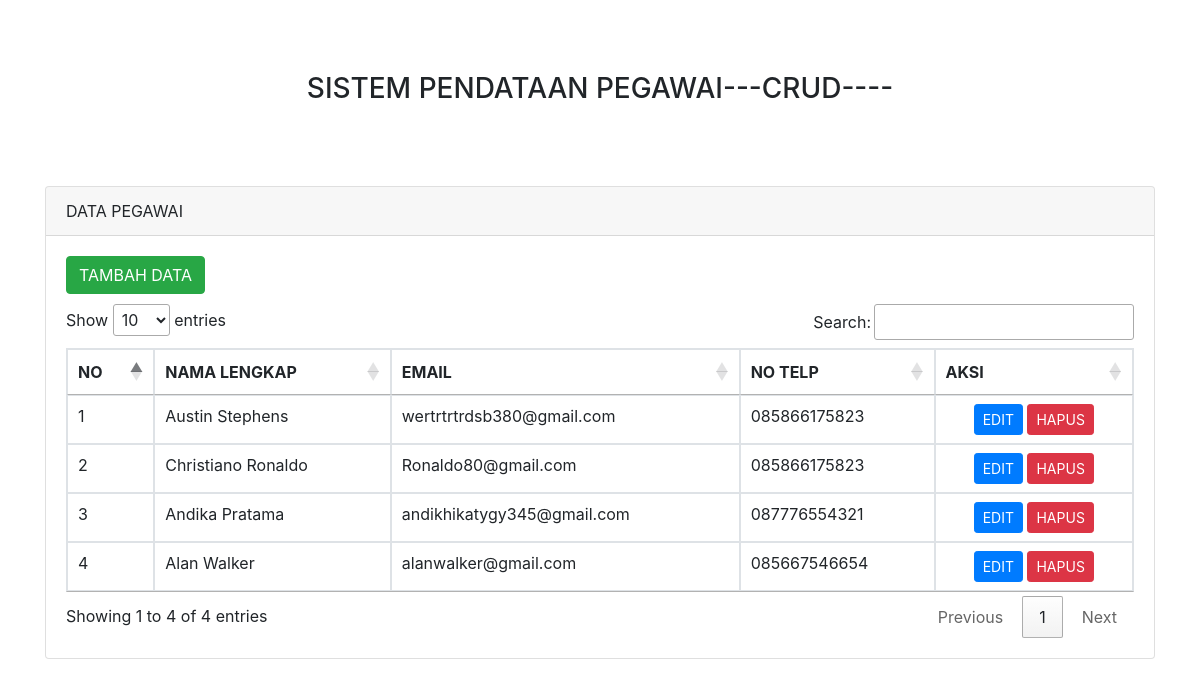
The page / on the database its author committed.
### tables this page shows
CREATE TABLE `tb_pegawai` (
  `id_pegawai` int(11) NOT NULL,
  `nama` varchar(100) NOT NULL,
  `email` varchar(100) NOT NULL,
  `alamat` text NOT NULL,
  `no_telepone` char(13) NOT NULL
);

### index.php (the view, shortened to what this page needs)
<!doctype html>
<html lang="en">
  <head>
    <link rel="stylesheet" href="https://stackpath.bootstrapcdn.com/bootstrap/4.4.1/css/bootstrap.min.css">
    <link rel="stylesheet" href="//cdn.datatables.net/1.10.20/css/jquery.dataTables.min.css">
  </head>
  <body>
    <br>
     <br>
      <br>
      <center><h3>SISTEM PENDATAAN PEGAWAI---CRUD----</h3></center>
    <div class="container" style="margin-top: 80px">
      <div class="row">
        <div class="col-md-12">
          <div class="card">
            <div class="card-header">
              DATA PEGAWAI
            </div>
            <div class="card-body">
              <a href="pegawai_add.php" class="btn btn-md btn-success" style="margin-bottom: 10px">TAMBAH DATA</a>
              <table class="table table-bordered" id="myTable">
                <thead>
                  <tr>
                    <th scope="col">NO</th>
                    <th scope="col">NAMA LENGKAP</th>
                    <th scope="col">EMAIL</th>
                    <th scope="col">NO TELP</th>
                    <th scope="col">AKSI</th>
                  </tr>
                </thead>
                <tbody>
                  <?php
                      include "koneksi.php";
                      $no = 1;
                      $query = mysqli_query($con,"SELECT * from tb_pegawai ORDER BY id_pegawai DESC");
                      while($row = mysqli_fetch_array($query)){
                  ?>
                  <tr>
                      <td><?php echo $no++ ?></td>
                      <td><?php echo $row['nama'] ?></td>
                        <td><?php echo $row['email'] ?></td>
                        <td><?php echo $row['no_telepone'] ?></td>
                      <td class="text-center">
                        <a href="pegawai_edit.php?id_pegawai=<?php echo $row['id_pegawai'] ?>" class="btn btn-sm btn-primary">EDIT</a>
                        <a href="pegawai_delete.php?id_pegawai=<?php echo $row['id_pegawai'] ?>" class="btn btn-sm btn-danger"  onClick= "javascript:return confirm('Yakin Ingin Menghapus Data ?');">HAPUS</a>
                      </td>
                  </tr>
                <?php } ?>
                </tbody>
              </table>
            </div>
          </div>
      </div>
    </div>
  </body>
</html>

### rows shown on the page
tb_pegawai: nama "Austin Stephens", email "wertrtrtrdsb380@gmail.com", no_telepone "085866175823"
tb_pegawai: nama "Christiano Ronaldo", email "Ronaldo80@gmail.com", no_telepone "085866175823"
tb_pegawai: nama "Andika Pratama", email "andikhikatygy345@gmail.com", no_telepone "087776554321"
tb_pegawai: nama "Alan Walker", email "alanwalker@gmail.com", no_telepone "085667546654"
